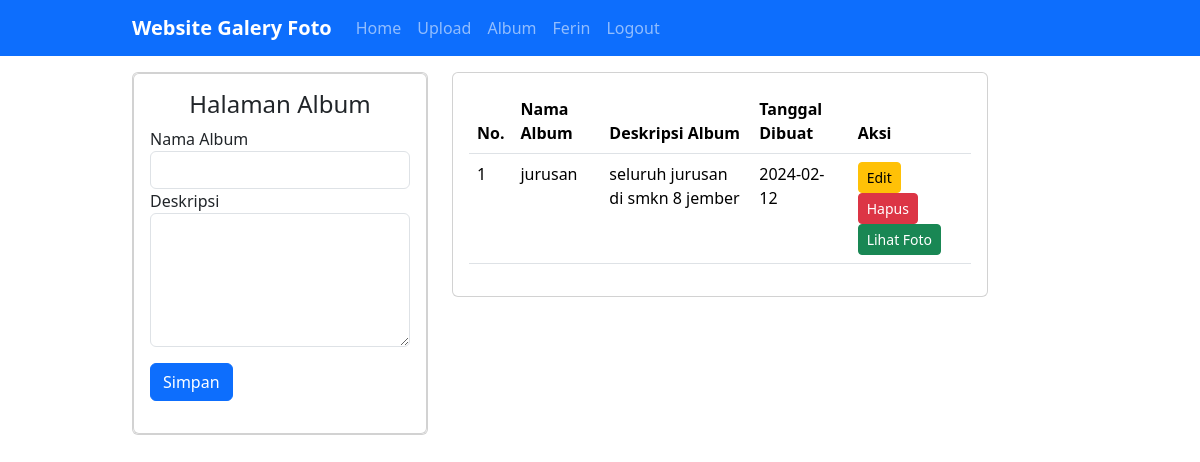
The app's page /?url=album (signed in), older data.
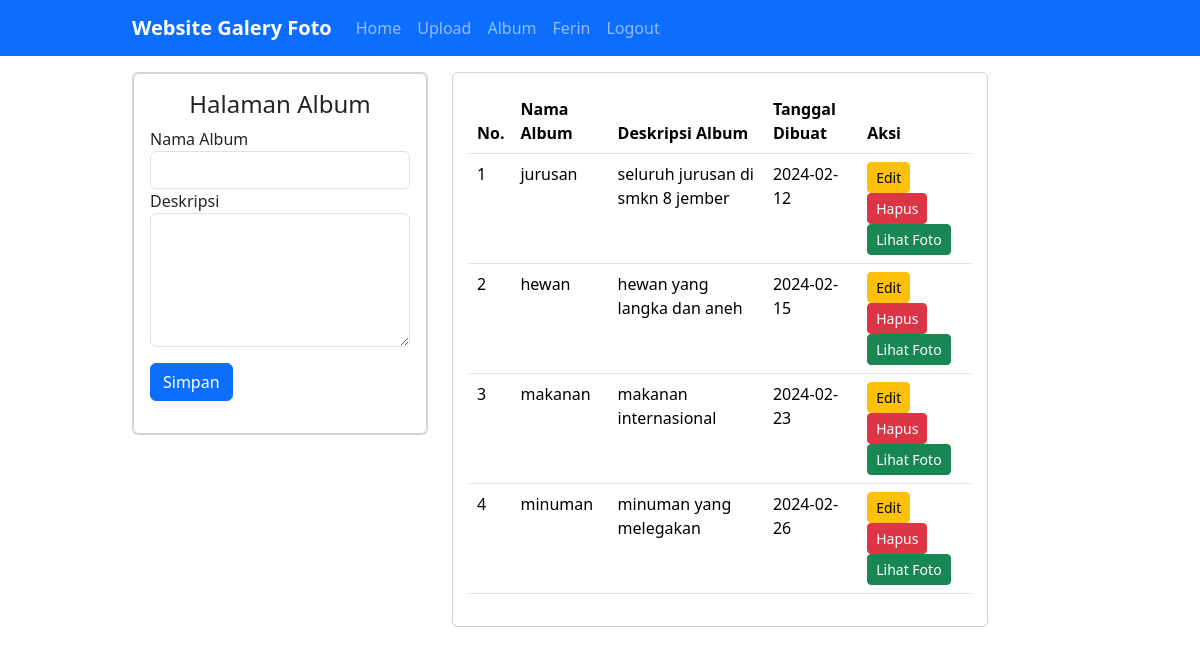
The same page, newer data.
### tables this page shows
CREATE TABLE `album` (
  `albumid` int(11) NOT NULL,
  `namaalbum` varchar(255) NOT NULL,
  `deskripsi` text NOT NULL,
  `tanggaldibuat` date NOT NULL,
  `userid` int(11) NOT NULL
);

### page/album.php (the view, shortened to what this page needs)
<div class="container">
    <div class="row">
    <div class="col-4">
            <div class="card mt-3">
            <div class="card">
                <div class="card-body">
                    <h4 class="row justify-content-center">Halaman Album</h4>
                   <?php if(!isset($_GET['edit'])): ?>
                    <form action="?url=album" method="post">
                    <div class="form-group">
                        <label>Nama Album</label>
                        <input type="text" class="form-control" required name="namaalbum">
                    </div>
                    <div class="form-group">
                        <label>Deskripsi</label>
                        <textarea name="deskripsi" class="form-control" required cols="30" rows="5"></textarea>
                    </div>
                    <input type="submit" value="Simpan" name="submit" class="btn btn-primary my-3">
                    </form>
                    <?php endif; ?>
                </div>
                </div>
            </div>
        </div>
    <div class="col-7">
       <div class="card mt-3">
         <div class="card-body">
           <table class="table table-hovered">
                <thead>
                    <tr>
                        <th>No.</th>
                        <th>Nama Album</th>
                        <th>Deskripsi Album</th>
                        <th>Tanggal Dibuat</th>
                        <th>Aksi</th>
                    </tr>
                </thead>
                <tbody>
                    <?php
                        $i=1;
                        $userid=@$_SESSION['userid'];
                        $albums=mysqli_query($conn, "SELECT * FROM album WHERE userid='$userid'");
                        foreach($albums as $album):
                    ?>
                    <tr>
                        <td><?= $i++ ?></td>
                        <td><?= $album['namaalbum'] ?></td>
                        <td><?= $album['deskripsi'] ?></td>
                        <td><?= $album['tanggaldibuat'] ?></td>
                        <td>
                            <a href="?url=album&&edit&&albumid=<?= $album['albumid'] ?>" class="btn btn-sm btn-warning">Edit</a>
                            <a href="?url=album&&hapus&&albumid=<?= $album['albumid'] ?>" class="btn btn-sm btn-danger">Hapus</a>
                            <a href="?url=kategori&&albumid=<?= $album['albumid'] ?>" class="btn btn-sm btn-success">Lihat Foto</a>
                        </td>
                    </tr>
                    <?php endforeach; ?>
                </tbody>
         </table>
       </div>
      </div>
    </div>
</div>

Row changes from the older to the newer data that the page shows:
added album: namaalbum "hewan", deskripsi "hewan yang langka dan aneh", tanggaldibuat "2024-02-15"
added album: namaalbum "makanan", deskripsi "makanan internasional", tanggaldibuat "2024-02-23"
added album: namaalbum "minuman", deskripsi "minuman yang melegakan", tanggaldibuat "2024-02-26"
